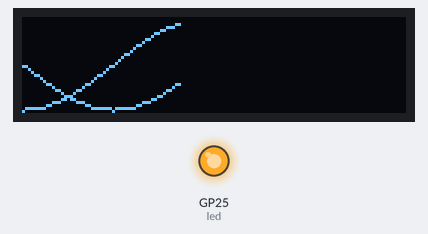
A program run on a simulated Raspberry Pi Pico running CircuitPython. Shown: 128×32 one-colour display, output pins drawn as LEDs (lit = HIGH). The clock reads 2024-03-15 10:24:30 at power-on unless the program sets it; what the program prints to the serial console is not drawn.

Above: at 0.8 s.
At 11.5 s:
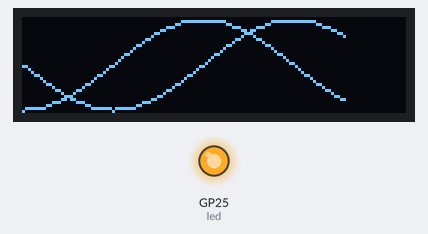
At 20.1 s:
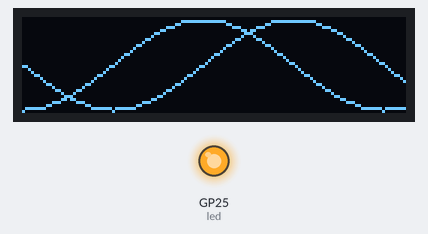
At 38.8 s:
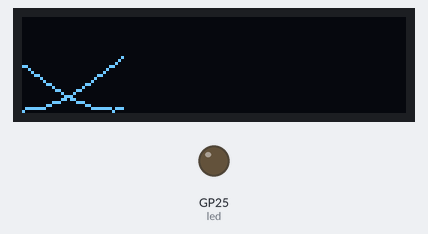
Timing chart, 0 to 40.0 s (numbered marks = the images above):
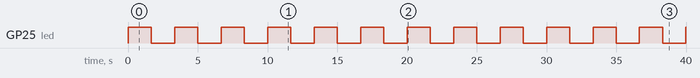

Measured:
- by itself, GP25 (led): alternates HIGH for 1.7 s and LOW for 1.7 s
- what the display in image 1 shows lasts 0.7 s, from 11.4 s to 12.1 s

The program:

oled091.py
```python
from math import cos, pi, sin
import time
import board
import busio
import adafruit_ssd1306
from digitalio import DigitalInOut, Direction

i2c = busio.I2C(board.GP9, board.GP8)
display = adafruit_ssd1306.SSD1306_I2C(128, 32, i2c)
led = DigitalInOut(board.LED)
led.direction = Direction.OUTPUT

print('Kinda work')

last_time = 0
h_center = display.height / 2
radius = h_center - 1

while True:
    now = time.time()

    if now - last_time > 0.5:
        led.value = not led.value
        last_time = now

    display.fill(0)

    for x in range(display.width):
        angle = x * 3
        sine = int(h_center + sin(pi / 180 * angle) * radius)
        cosine = int(h_center + cos(pi / 180 * angle) * radius)

        display.pixel(x, sine, 1)
        display.pixel(x, cosine, 1)

        display.show()
```
